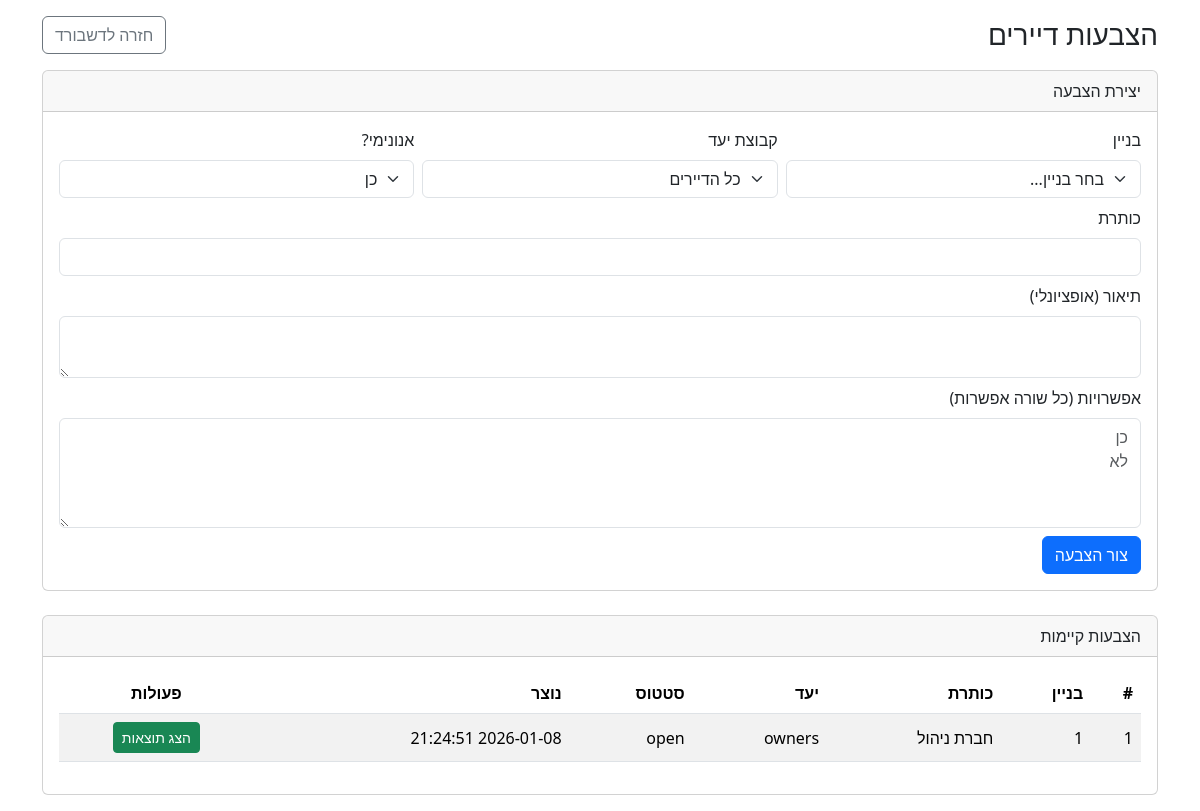
The page /admin/polls (signed in) on the database its author committed.
### tables this page shows
CREATE TABLE polls (
        id INTEGER PRIMARY KEY AUTOINCREMENT,
        building_id INTEGER NOT NULL,
        title TEXT NOT NULL,
        description TEXT,
        target_group TEXT NOT NULL DEFAULT 'all',  -- all/owners/renters
        is_anonymous INTEGER NOT NULL DEFAULT 1,   -- 1/0
        status TEXT NOT NULL DEFAULT 'open',       -- open/closed
        closes_at TEXT,                            -- ISO datetime optional
        created_at TEXT NOT NULL DEFAULT (datetime('now'))
        , closed_at TEXT, sent_at TEXT);

### app.py (the view)
@app.get("/admin/polls")
@admin_required
def admin_polls():
    staff, role, building_id_scope = get_staff_scope()
    buildings = get_buildings_db() if role == "super_admin" else []
    polls = list_polls_db(building_id_scope, status=None)
    return render_template("admin_polls.html", staff=staff, role=role, buildings=buildings, building_id=building_id_scope, polls=polls)

### app.py (called while the page is built)
def get_staff_scope():
    staff_user_id = session.get("staff_user_id")
    if not staff_user_id:
        return None, None, None
    staff = get_staff_user_by_id_db(int(staff_user_id))
    if not staff:
        return None, None, None
    role = staff.get("role")
    if role == "super_admin":
        bid = request.args.get("building_id", type=int)
        return staff, role, bid  # None => all buildings
    elif role == "building_admin":
        bid = staff.get("building_id")
        return staff, role, int(bid) if bid else None
    return staff, role, None

def admin_required(view):
    @wraps(view)
    def wrapped(*args, **kwargs):
        staff, role, bid = get_staff_scope()
        if not staff:
            return redirect(url_for("login"))
        return view(*args, **kwargs)
    return wrapped

### shahenbot_db.py (called while the page is built)
def get_connection():
    return sqlite3.connect(DB_PATH)

def get_buildings_db():
    conn = get_connection()
    cur = conn.cursor()
    cur.execute("SELECT id, city, street, number, name FROM buildings ORDER BY city, street, number")
    rows = cur.fetchall()
    conn.close()
    return [
        {"id": r[0], "city": r[1], "street": r[2], "number": r[3], "name": r[4]}
        for r in rows
    ]

def get_staff_user_by_id_db(staff_user_id: int) -> dict | None:
    conn = get_connection()
    cur = conn.cursor()
    cur.execute(
        """
        SELECT id, username, role, building_id, created_at
        FROM staff_users
        WHERE id=?
        """,
        (staff_user_id,),
    )
    r = cur.fetchone()
    conn.close()
    if not r:
        return None
    return {
        "id": r[0],
        "username": r[1],
        "role": r[2],
        "building_id": r[3],
        "created_at": r[4],
    }

### templates/admin_polls.html (shortened to what this page needs)
<!doctype html>
<html lang="he" dir="rtl">
<head>
  <link href="https://cdn.jsdelivr.net/npm/bootstrap@5.3.3/dist/css/bootstrap.min.css" rel="stylesheet">
</head>
<body>
<div class="container py-3">
  <div class="d-flex align-items-center justify-content-between mb-3">
    <h3 class="m-0">הצבעות דיירים</h3>
    <a class="btn btn-outline-secondary" href="{{ url_for('admin_dashboard') }}">חזרה לדשבורד</a>
  </div>
  <div class="card mb-4">
    <div class="card-header">יצירת הצבעה</div>
    <div class="card-body">
      <form method="post" action="/admin/polls/create" class="row g-2">
        {% if role == "super_admin" %}
        <div class="col-md-4">
          <label class="form-label">בניין</label>
          <select name="building_id" class="form-select" required>
            <option value="">בחר בניין...</option>
          </select>
        </div>
        {% else %}
          <input type="hidden" name="building_id" value="{{building_id}}">
        {% endif %}
        <div class="col-md-4">
          <label class="form-label">קבוצת יעד</label>
          <select name="target_group" class="form-select">
            <option value="all">כל הדיירים</option>
          </select>
        </div>
        <div class="col-md-4">
          <label class="form-label">אנונימי?</label>
          <select name="is_anonymous" class="form-select">
            <option value="1" selected>כן</option>
          </select>
        </div>
        <div class="col-md-12">
          <label class="form-label">כותרת</label>
          <input class="form-control" name="title" maxlength="120" required>
        </div>
        <div class="col-md-12">
          <label class="form-label">תיאור (אופציונלי)</label>
          <textarea class="form-control" name="description" rows="2"></textarea>
        </div>
        <div class="col-md-12">
          <label class="form-label">אפשרויות (כל שורה אפשרות)</label>
          <textarea class="form-control" name="options" rows="4" placeholder="כן&#10;לא" required></textarea>
        </div>
        <div class="col-12">
          <button class="btn btn-primary">צור הצבעה</button>
        </div>
      </form>
    </div>
  </div>
  <div class="card">
    <div class="card-header">הצבעות קיימות</div>
    <div class="card-body">
      {% if not polls %}
        <div class="alert alert-info m-0">אין הצבעות עדיין.</div>
      {% else %}
      <div class="table-responsive">
        <table class="table table-striped align-middle">
          <thead>
            <tr>
              <th>#</th>
              <th>בניין</th>
              <th>כותרת</th>
              <th>יעד</th>
              <th>סטטוס</th>
              <th>נוצר</th>
              <th class="text-center">פעולות</th>
            </tr>
          </thead>
          <tbody>
            {% for p in polls %}
            <tr>
              <td>{{p.id}}</td>
              <td>{{p.building_id}}</td>
              <td>{{p.title}}</td>
              <td>{{p.target_group}}</td>
              <td>{{p.status}}</td>
              <td>{{p.created_at}}</td>
                <td class="text-center">
                {% if not p.sent_at %}
                    <form method="post" action="{{ url_for('admin_polls_send', poll_id=p.id) }}" style="display:inline">
                    <button class="btn btn-sm btn-outline-primary">
                        שלח לדיירים
                    </button>
                    </form>
                {% else %}
                    <a class="btn btn-sm btn-success"
                    href="{{ url_for('admin_poll_results', poll_id=p.id) }}">
                    הצג תוצאות
                    </a>
                {% endif %}
                </td>
            </tr>
            {% endfor %}
          </tbody>
        </table>
      </div>
      {% endif %}
    </div>
  </div>
</div>
</body>
</html>

### rows shown on the page
polls: id "1", building_id "1", title "חברת ניהול", target_group "owners", status "open", created_at "2026-01-08 21:24:51"
